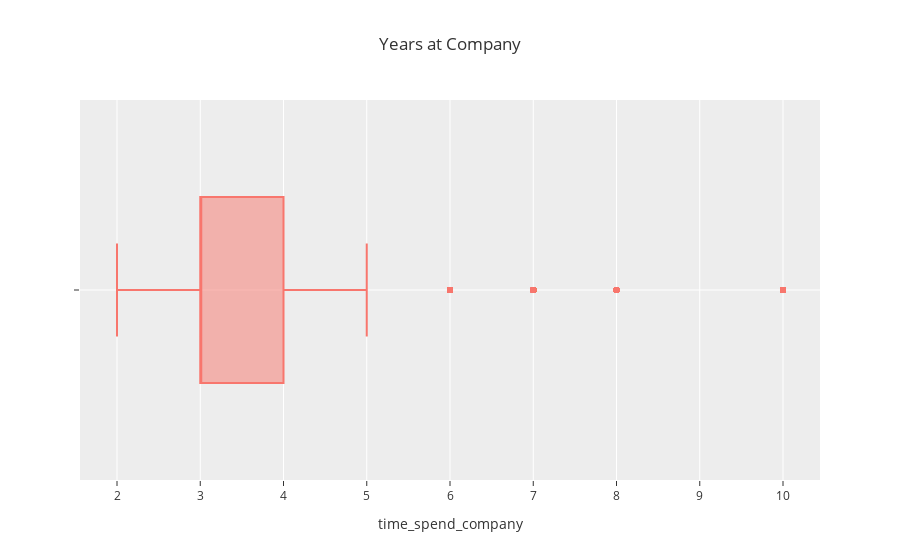

Notebook code cell kept with this figure:
### Code cell
# Create a boxplot to visualize distribution of `tenure` and detect any outliers
fig = px.box(
    # ddf, x="time_spend_company", y="left", color="left", 
    ddf, x="time_spend_company", 
    height=300, title="Years at Company", template="ggplot2",
)
fig.show()

### Figure 1 — Plotly figure (JSON) as saved in the notebook; plotly's stock layout.template omitted (floating-point values rounded to 4 significant figures; data arrays with more than 128 entries replaced by an {"elided": "..."} marker saying what was removed)
{"data": [{"alignmentgroup": "True", "hovertemplate": "time_spend_company=%{x}<extra></extra>", "legendgroup": "", "marker": {"color": "#F8766D"}, "name": "", "notched": false, "offsetgroup": "", "orientation": "h", "showlegend": false, "type": "box", "x": {"elided": "11991 int values"}, "x0": " ", "xaxis": "x", "y0": " ", "yaxis": "y"}], "layout": {"autosize": true, "boxmode": "group", "legend": {"tracegroupgap": 0}, "title": {"text": "Years at Company"}, "xaxis": {"anchor": "y", "autorange": true, "domain": [0, 1], "range": [1.556, 10.44], "title": {"text": "time_spend_company"}, "type": "linear"}, "yaxis": {"anchor": "x", "autorange": true, "domain": [0, 1], "range": [-0.5, 0.5], "type": "category"}}}
